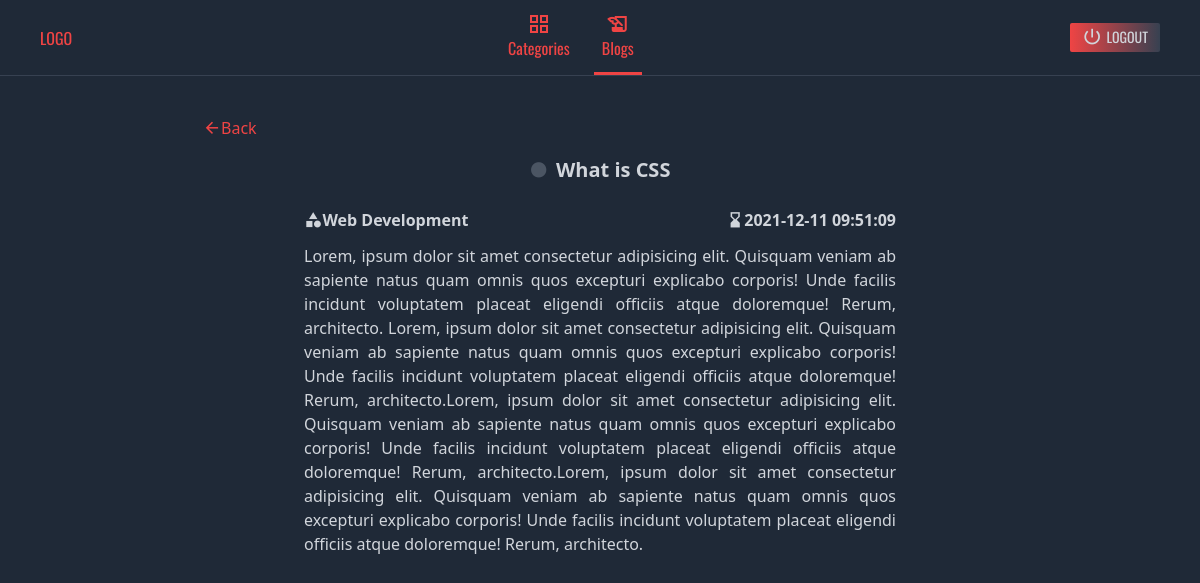
The page /admin/blogs_detail.php?id=9 (signed in) on the database its author committed.
### tables this page shows
CREATE TABLE `blogs` (
  `id` int(11) NOT NULL,
  `categories_id` int(11) NOT NULL,
  `title` varchar(255) NOT NULL,
  `content` longtext NOT NULL,
  `img` varchar(255) NOT NULL,
  `is_publish` enum('1','0') NOT NULL DEFAULT '1',
  `timestamp` timestamp NOT NULL DEFAULT current_timestamp() ON UPDATE current_timestamp()
);

CREATE TABLE `categories` (
  `id` int(11) NOT NULL,
  `name` varchar(255) NOT NULL,
  `is_publish` enum('1','0') NOT NULL DEFAULT '1',
  `created_at` timestamp NOT NULL DEFAULT current_timestamp() ON UPDATE current_timestamp()
);

### controller/admin/Connection.php (called while the page is built)
<?php
class Connection
{
    private $server = '127.0.0.1';
    private $user = 'root';
    private $password = '';
    private $db = 'blog_sayar';
    protected function connect()
    {
        try {
            $conn = new PDO("mysql:host=$this->server;dbname=$this->db", $this->user, $this->password);
            $conn->setAttribute(PDO::ATTR_ERRMODE, PDO::ERRMODE_EXCEPTION);
            return $conn;
        } catch (PDOException $e){
            echo $e->getMessage();
            die();
        }
    }
}

### controller/admin/Blogs.php (called while the page is built, shortened)
<?php
class Blogs extends Connection{
    private $con;
    function __construct()
    {
        $this->con = $this->connect();
    }
    function getById(int $id){
        $sql = "SELECT blogs.id, blogs.categories_id, blogs.title, blogs.content, blogs.img,
        blogs.timestamp, blogs.is_publish, categories.name
         FROM blogs INNER JOIN categories ON blogs.categories_id = categories.id WHERE blogs.id = :id";
        $res = $this->con->prepare($sql);
        $res->bindParam(':id',$id);
        $res->execute();
        $data = $res->fetch(PDO::FETCH_OBJ);
        return $data;
    }
}

### admin/blogs_detail.php (the view, shortened to what this page needs)
<?php
    require_once 'layout/header.php';
 $blogs = new Blogs();
 $blog = $blogs->getById($_GET['id']);
?>
 <section class="grid grid-cols-12 mt-10 gap-4 mb-10">
       <a href="blogs.php" class="col-start-3 col-span-8 flex items-center text-red-500">
           <i class="material-icons">arrow_back</i> Back
       </a>
       <div class="col-start-4 col-span-6 flex flex-col gap-3">
            <div class="flex items-center gap-2 justify-center">
                <i class="material-icons <?php echo $blog->is_publish == '1' ? 'text-green-400' : 'text-gray-600' ?> publish">circle</i>
                <h1 class="text-xl font-bold text-gray-300"><?php echo $blog->title; ?></h1>
            </div>
            <div class="flex justify-between text-gray-300 font-bold">
                <div class="flex items-center">
                    <i class="material-icons">category</i>
                    <?php echo $blog->name; ?>
                </div>
                <div class="flex items-center">
                    <i class="material-icons">hourglass_bottom</i>
                    <?php
                        echo $blog->timestamp;
                    ?>
                </div>
            </div>
            <div>
                <p class="text-gray-300 text-justify">
                    <?php
                        echo $blog->content;
                    ?>
                </p>
            </div>
       </div>
 </section>
<?php
    require_once 'layout/footer.php'
?>

### admin/assets/css/style.css (style rules this page uses)
:root { --app-font: 'Oswald', sans-serif; --body-font: 'Roboto', sans-serif; }
.material-icons { font-size: 1.15rem; }

### rows shown on the page
blogs: title "What is CSS", categories.name "Web Development", timestamp "2021-12-11 09:51:09", content "Lorem, ipsum dolor sit amet consectetur adipisicing elit. Quisquam veniam ab sapiente natus quam omnis quos excepturi explicabo corporis! Unde facilis incidunt voluptatem placeat eligendi officiis atque doloremque! Rerum, architecto. Lorem, ipsum dolor sit amet consectetur adipisicing elit. Quisquam veniam ab sapiente natus quam omnis quos excepturi explicabo corporis! Unde facilis incidunt voluptatem placeat eligendi officiis atque doloremque! Rerum, architecto.Lorem, ipsum dolor sit amet consectetur adipisicing elit. Quisquam veniam ab sapiente natus quam omnis quos excepturi explicabo corporis! Unde facilis incidunt voluptatem placeat eligendi officiis atque doloremque! Rerum,…"
